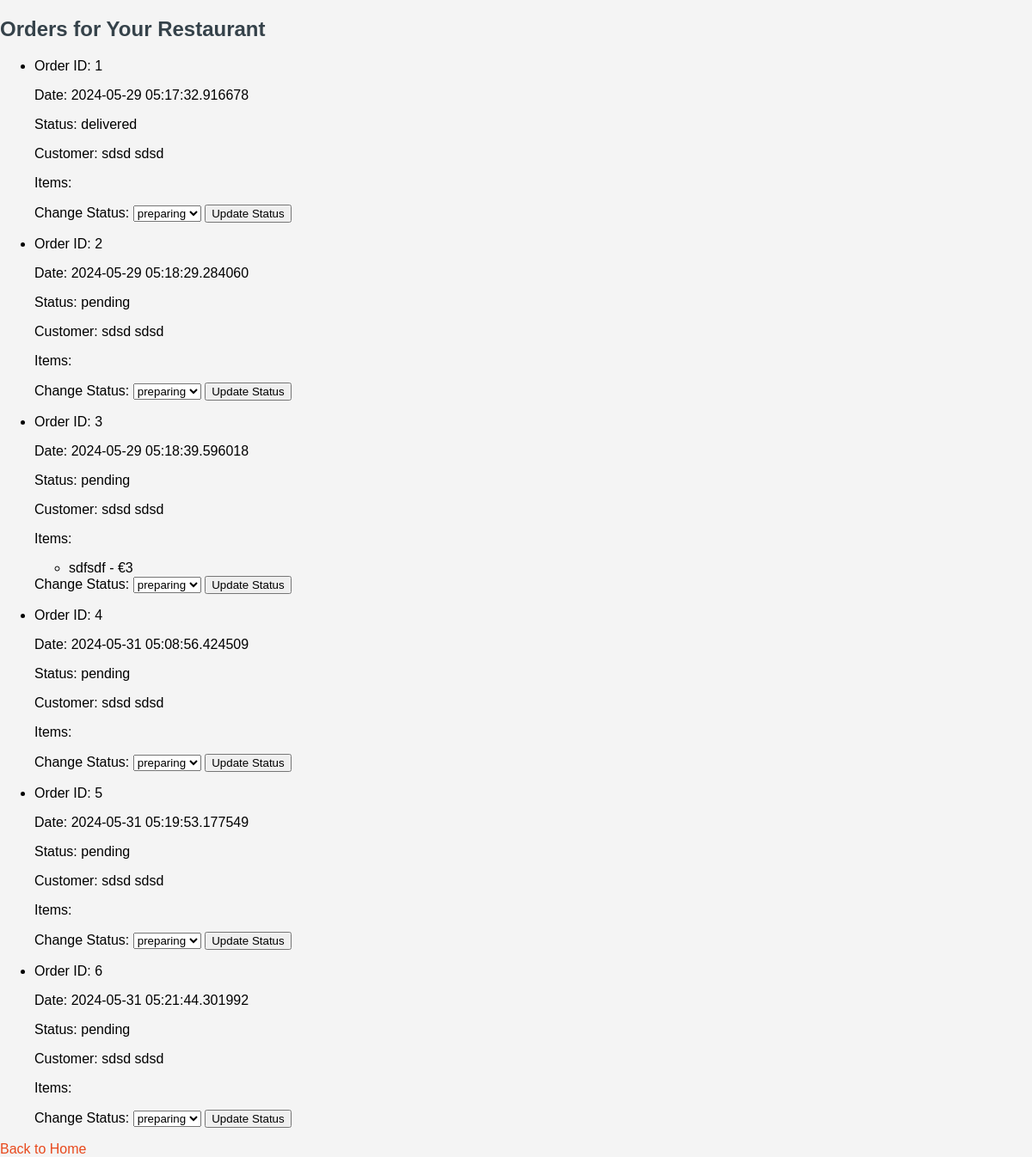
Page /resthome/orders (signed in) on the committed database.
### database.py (models this page shows, shortened)
class Order(db.Model):
    O_id = db.Column(db.Integer, primary_key=True)
    State = db.Column(db.String(50), nullable=False)
    Date = db.Column(db.String(255), nullable=False)
    customer_id = db.Column(db.Integer, db.ForeignKey("customer.C_id"), nullable=False)
    restaurant_id = db.Column(db.Integer, db.ForeignKey("restaurant.R_id"), nullable=False)
    items = db.relationship("Items",secondary=orders,backref="Order")
    customer = db.relationship("Customer", backref = "Order")
    restaurant = db.relationship("Restaurant", backref ="Order")

class Customer(db.Model):
    C_id = db.Column(db.Integer, primary_key = True)
    Email = db.Column(db.String(50), unique=True, nullable = False)
    First_Name = db.Column(db.String(50), nullable = False)
    Last_Name = db.Column(db.String(50), nullable = False)
    Address = db.Column(db.String(100), nullable=False)
    Password = db.Column(db.String, nullable=False)
    Zip = db.Column(db.Integer, nullable = False)
    restaurants = db.relationship("Restaurant",secondary = viewers, backref = db.backref("'viewers', lazy=True"))
    orders = db.relationship("Order",backref="Customer",lazy=True)

class Items(db.Model):
    I_id = db.Column(db.Integer, primary_key = True)
    Category = db.Column(db.String(50), nullable = False)
    Name = db.Column(db.String(50), nullable = False)
    Price = db.Column(db.Integer, nullable = False)
    Description = db.Column(db.String(1000), nullable = False)
    Picture = db.Column(db.String(255), nullable = True)
    R_id = db.Column(db.Integer,db.ForeignKey("restaurant.R_id"),nullable=False)
    Total_price = db.Column(db.Integer,nullable=True)
    restaurant = db.relationship("Restaurant",backref="Items")
    orders = db.relationship("Order",secondary=orders,backref="Items")

### server.py (the view, shortened to what this page needs)
@app.route("/resthome/orders", methods = ["GET","POST"])
def viewrestorders():
    if "restaurant_id" not in session:
            flash("Please login first")
            return redirect(url_for("restaurant_login"))
    r_id = session.get("restaurant_id")
    orders = get_orders_of_restaurant(r_id)
    return render_template("restorders.html", orders=orders)

### databasequeries.py (called while the page is built)
def get_orders_of_restaurant(restaurant_id):
    return Order.query.filter_by(restaurant_id=restaurant_id).all()

### templates/restorders.html (shortened to what this page needs)
<!DOCTYPE html>
<html lang="en">
<head>
    <link rel="stylesheet" href="{{ url_for('static', filename='styles/styling.css') }}">
</head>
<body>
    <h2>Orders for Your Restaurant</h2>
    {% if orders %}
        <ul>
            {% for order in orders %}
                <li>
                    <p>Order ID: {{ order.O_id }}</p>
                    <p>Date: {{ order.Date }}</p>
                    <p>Status: {{ order.State }}</p>
                    <p>Customer: {{ order.customer.First_Name }} {{ order.customer.Last_Name }}</p>
                    <p>Items:</p>
                    <ul>
                        {% for item in order.items %}
                            <li>{{ item.Name }} - €{{ item.Price }}</li>
                        {% endfor %}
                    </ul>
                    <form method="POST" action="{{ url_for('viewrestorders') }}">
                        <label for="State">Change Status:</label>
                        <select name="State" id="State">
                            <option value="preparing" >preparing</option>
                        </select>
                        <button type="submit">Update Status</button>
                    </form>
                </li>
            {% endfor %}
        </ul>
    {% else %}
        <p>You have no orders.</p>
    {% endif %}
    <a href="{{ url_for('resthome') }}">Back to Home</a>
</body>
</html>

### static/styles/styling.css (style rules this page uses)
body { font-family: Arial, sans-serif; background-color: #f4f4f4; margin: 0; padding: 0; }
h2 { color: #35424a; }
a { color: #e8491d; text-decoration: none; }

### rows in the picture
Order: O_id "1", Date "2024-05-29 05:17:32.916678", State "delivered", customer.First_Name "sdsd", customer.Last_Name "sdsd"
Order: O_id "2", Date "2024-05-29 05:18:29.284060", State "pending", customer.First_Name "sdsd", customer.Last_Name "sdsd"
Order: O_id "3", Date "2024-05-29 05:18:39.596018", State "pending", customer.First_Name "sdsd", customer.Last_Name "sdsd"
Items: Name "sdfsdf", Price "3"
Order: O_id "4", Date "2024-05-31 05:08:56.424509", State "pending", customer.First_Name "sdsd", customer.Last_Name "sdsd"
Order: O_id "5", Date "2024-05-31 05:19:53.177549", State "pending", customer.First_Name "sdsd", customer.Last_Name "sdsd"
Order: O_id "6", Date "2024-05-31 05:21:44.301992", State "pending", customer.First_Name "sdsd", customer.Last_Name "sdsd"
